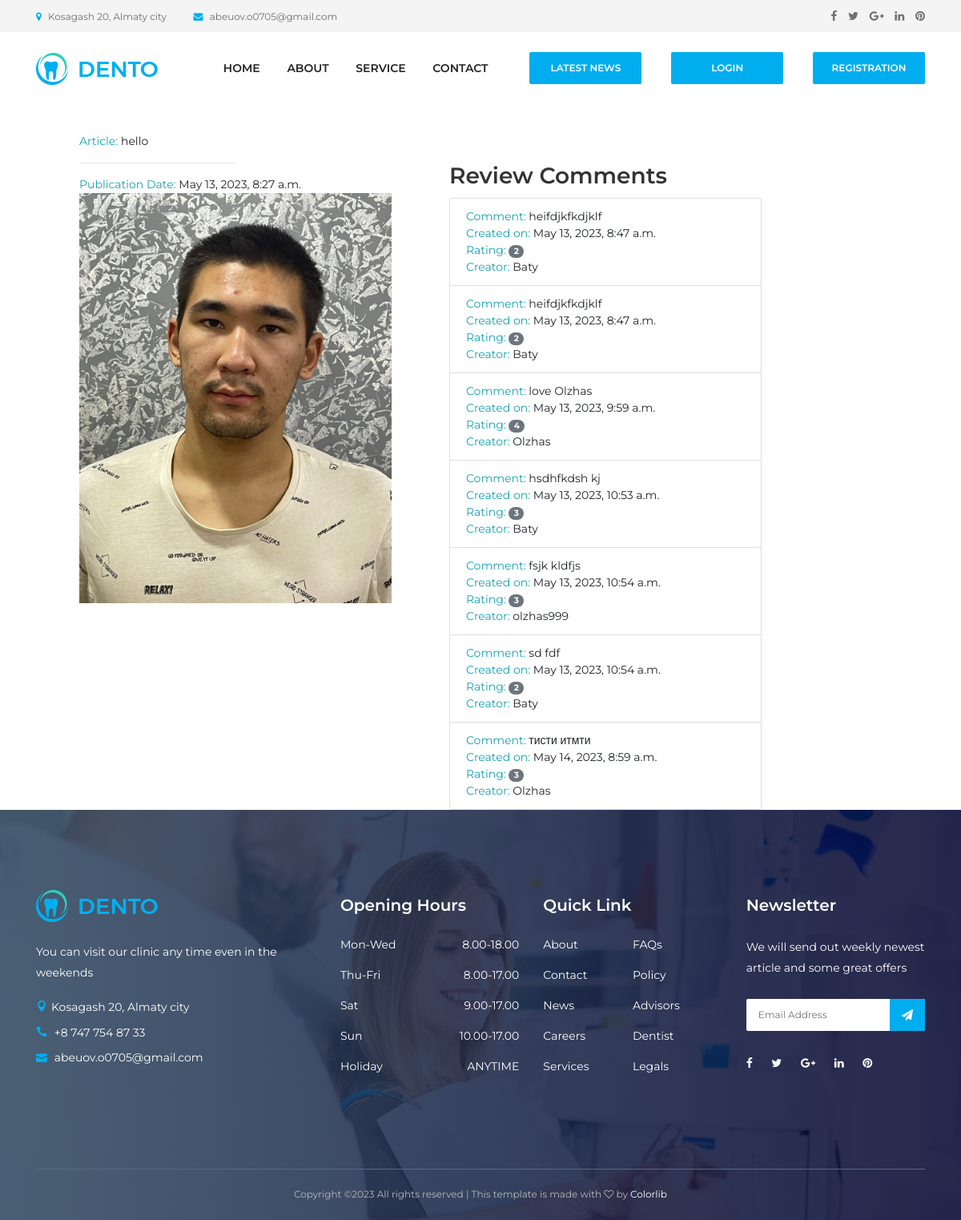
Screenshot of /article/2/ with the database file from the repository.
### website/models.py (models this page shows, shortened)
class Article(models.Model):
	name = models.CharField(max_length=50,null=False)
	content = models.CharField(max_length=50,null=False)
	image = models.ImageField(null=True,blank=True,upload_to="article_image/")
	date_created = models.DateTimeField(auto_now_add=True)
	a_link = models.URLField(null=True)

class Review(models.Model):
    content = models.TextField(help_text="The Review text.")
    rating = models.IntegerField(help_text="The the reviewer has given.")
    date_created = models.DateTimeField(auto_now_add=True)
    date_edited = models.DateTimeField(null=True,
                                       help_text="The date and time the review was last edited.")
    creator = models.ForeignKey(auth.get_user_model(), on_delete=models.CASCADE)
    article = models.ForeignKey(Article, on_delete=models.CASCADE,null=True)

### website/views.py (the view, shortened to what this page needs)
# urls.py: path('article/<int:pk>/', views.article_detail, name='article_detail'),
def article_detail(request, pk):
    article = get_object_or_404(Article, pk=pk)
    reviews = article.review_set.all()
    if reviews:
        article_rating = average_rating([review.rating for review in reviews])
        context = {
            "article": article,
            "article_rating": article_rating,
            "reviews": reviews
        }
    else:
        context = {
            "article": article,
            "article_rating": None,
            "reviews": None
        }
    return render(request, "article.html", context)

### website/utils.py (called while the page is built)
def average_rating(rating_list):
    if not rating_list:
        return 0
    return round(sum(rating_list) / len(rating_list))

### website/templates/article.html (shortened to what this page needs)
{% extends 'base.html' %}
{% load static %}
{% block content %}
    <div style="display:flex;flex-direction:row;width:70%;margin-top:3%">
        <div class='col-12 col-md-6' style="margin-left:10%;margin-right:5%;width:50%">
            <span class="text-info">Article: </span> <span>{{ article.name }}</span>
            <hr style='width:50%;'>
            <span class="text-info">Publication Date: </span><span>{{ article.date_created }}</span>
            {% if article.image %}
                    <img src="{{ article.image.url }}" style="height:512px;width:450px">
                    <br>
            {% endif %}
        </div>
      {% if not reviews %}
            <hr>
            {% if user.is_authenticated %}
                  <h3>Be the first one to write a review.</h3>
            {% endif %}
      {% else %}
        <div class='col-12 col-md-6' style='margin-right:5%;margin-top:4%'>
                <h3>Review Comments</h3>
                <ul>
                {% for review in reviews %}
                    <li class="list-group-item">
                            <span class="text-info">Comment: </span> <span>{{ review.content }}</span>
                            <br>
                            <span class="text-info">Created on: </span><span>{{ review.date_created }}</span>
                            <br>
                            <span class="text-info">Rating: </span><span class="badge badge-secondary badge-pill">{{ review.rating }}</span>
                            <br>
                            <span class="text-info">Creator: </span><span>{{ review.creator.username }}</span>
                            <br>
                    </li>
                {% endfor %}
                </ul>
        {% endif %}
        </div>
    </div>
{% endblock%}

### static/website/css/style.css (style rules this page uses)
* { margin: 0; padding: 0; }
body { font-family: "Montserrat", sans-serif; font-weight: 400; font-size: 14px; }
h1, h2, h3, h4, h5, h6 { font-family: "Montserrat", sans-serif; color: #333333; line-height: 1.4; font-weight: 600; }
li { list-style: none; }
img { max-width: 100%; height: auto; }
ul { margin: 0; padding: 0; }
ul li { margin: 0; padding: 0; }

### static/website/css/default-assets/classy-nav.css (style rules this page uses)
body { font-family: "Roboto", sans-serif; }
ul { margin: 0; }
ul li { list-style: none; }
img { height: auto; max-width: 100%; }

### rows the page displays
Article: name "hello", date_created "May 13, 2023, 8:27 a.m.", image (picture)
Review: content "heifdjkfkdjklf", date_created "May 13, 2023, 8:47 a.m.", rating "2", creator.username "Baty"
Review: content "heifdjkfkdjklf", date_created "May 13, 2023, 8:47 a.m.", rating "2", creator.username "Baty"
Review: content "love Olzhas", date_created "May 13, 2023, 9:59 a.m.", rating "4", creator.username "Olzhas"
Review: content "hsdhfkdsh kj", date_created "May 13, 2023, 10:53 a.m.", rating "3", creator.username "Baty"
Review: content "fsjk kldfjs", date_created "May 13, 2023, 10:54 a.m.", rating "3", creator.username "olzhas999"
Review: content "sd fdf", date_created "May 13, 2023, 10:54 a.m.", rating "2", creator.username "Baty"
Review: content "тисти итмти", date_created "May 14, 2023, 8:59 a.m.", rating "3", creator.username "Olzhas"
